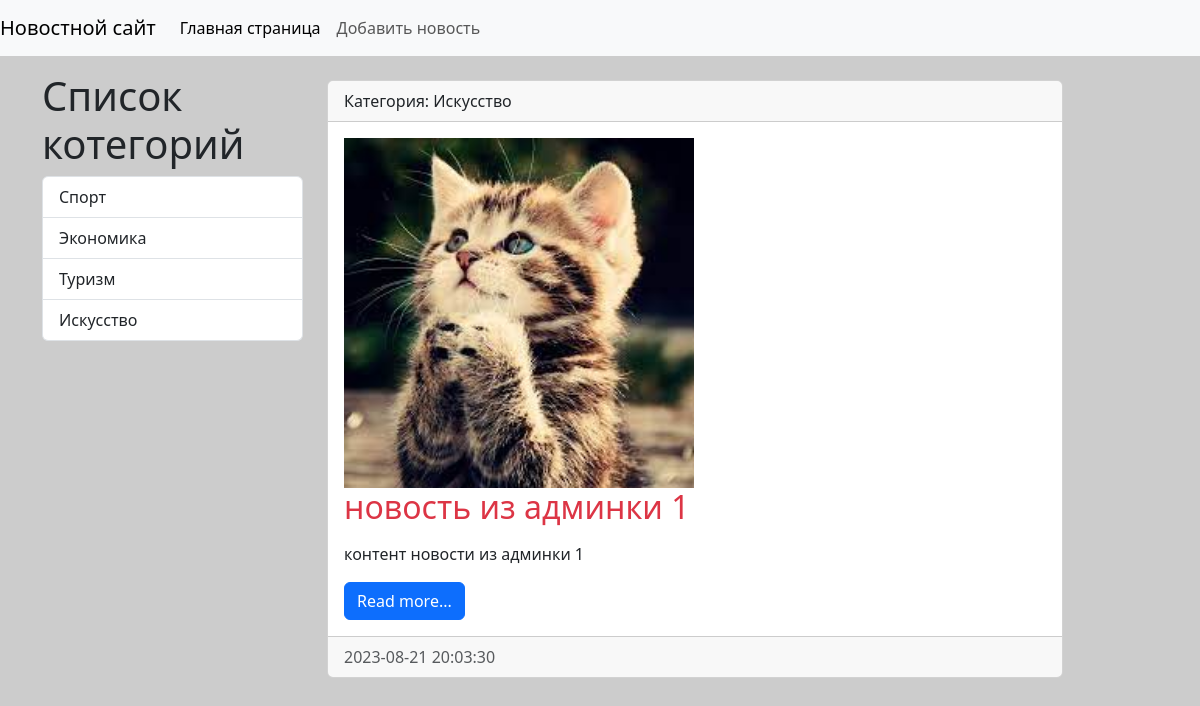
The page /category/iskusstvo/ on the database its author committed.
### news/models.py (models this page shows, shortened)
class Category(models.Model):
    title = models.CharField(max_length=150, db_index=True, verbose_name='имя котегории')
    slug = models.SlugField(max_length=155, unique=True, db_index=True,
                            verbose_name='URL', null=True)
    class Mate:
        verbose_name = 'Категорию'
        verbose_name_plural = 'Категории'
        ordering = ['id']
    def __str__(self):
        return self.title
    def get_absolute_url(self):
        return reverse('category', kwargs={'category_slug': self.slug})

class News(models.Model):
    objects = None
    title = models.CharField(verbose_name="title", max_length=150)
    content = models.TextField(verbose_name="text", blank=True)
    created_at = models.DateTimeField(verbose_name="data", auto_now_add=True)
    updated_at = models.DateTimeField(verbose_name="up_data", auto_now=True)
    photo = models.ImageField(verbose_name="photo", upload_to='photos/%Y/%m/%d', blank=True)
    is_published = models.BooleanField(verbose_name="published", default=True)
    category = models.ForeignKey('Category', on_delete=models.PROTECT, null=True, verbose_name='Категории')
    slug = models.SlugField(max_length=155, unique=True, db_index=True, verbose_name='URL', null=True)
    class Meta:
        verbose_name = 'Новость'
        verbose_name_plural = 'Новости'
        ordering = ['id']
    def get_absolute_url(self):
        return reverse('view_news', kwargs={'news_slug': self.slug})

### news/views.py (the view)
# urls.py: path('category/<slug:category_slug>/', get_category, name='category'),
def get_category(request, category_slug):
    category = get_object_or_404(Category, slug=category_slug)
    news = News.objects.filter(category=category)
    context = {
        'news': news,
        'category': category
    }
    return render(request, 'news/category.html', context)

### news/templatetags/news_tags.py (called while the page is built)
@register.inclusion_tag('news/list_categories.html')
def show_categories():
    categories = Category.objects.all()
    return {'categories': categories}

### news/templates/news/category.html (shortened to what this page needs)
{% extends 'base.html'%}
{% block sidebar %}
      {% include 'inc/_sidebar.html' %}
{% endblock %}
{% block content %}
            {% for item in news %}
            <div class="card mb-3">
                <div class="card-header">
                    Категория: {{ item.category }}
                </div>
                <div class="card-body">
                    <div class="media-body">
                        {% if item.photo %}
                        <img src="{{item.photo.url }}" alt="" width="350" class="mr-3">
                        {% else %}
                        <img src=" https://loremflickr.com/350/240" alt="" class="mr-3">
                        {% endif%}
                    </div>
                    <h2 class="card-title {% cycle 'text-danger' 'text-success'%}">{{ item.title }}</h2>
                    {% autoescape off %}
                    <p class="card-text">{{ item.content|linebreaks|truncatewords:50 }}</p>
                    {% endautoescape %}
                    <a href="{{ item.get_absolute_url }}" class="btn btn-primary">Read more...</a>
                </div>
                <div class="card-footer text-muted">
                    {{ item.created_at|date:"Y-m-d H:i:s" }}
                </div>
            </div>
            {% endfor%}
{% endblock%}

### news/templates/news/list_categories.html
<h1>Список котегорий</h1>
  <div class="list-group">
    {% for item in categories %}
    <a href="{{ item.get_absolute_url}}" class="list-group-item list-group-item-action">{{ item.title }}</a>
    {% endfor %}
  </div>

### nicesite/static/css/styles.css (style rules this page uses)
body { background: #ccc; }

### rows shown on the page
Category: title "Спорт"
Category: title "Экономика"
Category: title "Туризм"
Category: title "Искусство"
News: category "Искусство", photo (picture), title "новость из админки 1", content "контент новости из админки 1", created_at "2023-08-21 20:03:30"
